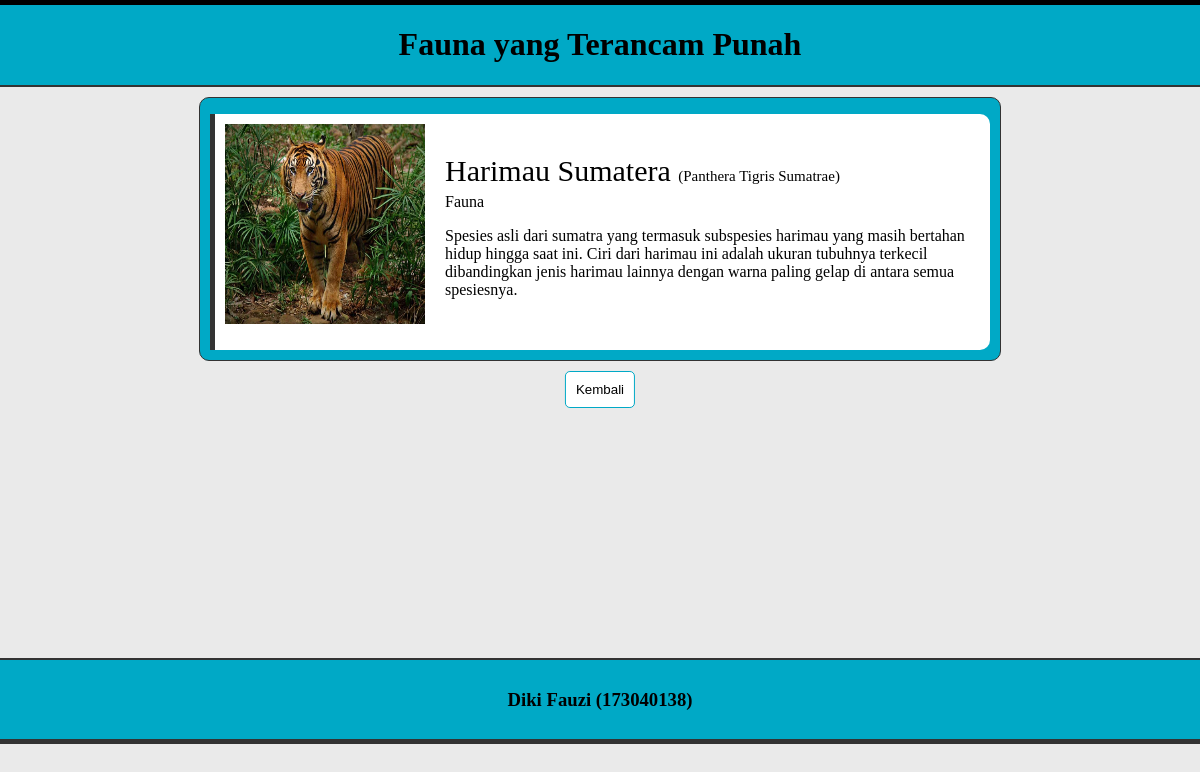
Page /latihan8a/php/profil.php?id=2 on the committed database.
### tables this page shows
CREATE TABLE IF NOT EXISTS `florafauna` (
  `id` int(11) NOT NULL AUTO_INCREMENT,
  `nama` varchar(255) NOT NULL,
  `gambar` varchar(255) NOT NULL,
  `latin` varchar(255) NOT NULL,
  `jenis` varchar(55) NOT NULL,
  `tentang` varchar(255) NOT NULL,
  PRIMARY KEY (`id`)
);

### latihan8a/helper/functions.php (called while the page is built, shortened)
<?php
	$conn = mysqli_connect("localhost","root","","pw_173040138");
 	function query($query) {
 		global $conn;
	 	$result = mysqli_query($conn, $query);
		$rows = [];
		while ($row = mysqli_fetch_assoc($result)){
			$rows[] = $row;
		}
		return $rows;
 	}
?>

### latihan8a/php/profil.php (the view, shortened to what this page needs)
<?php
	include '../helper/functions.php';
	$id = $_GET["id"];
	$faunaflora = query("SELECT * FROM florafauna WHERE id = $id")[0];
?>
<!DOCTYPE html>
<html lang="en">
<head>
   <link rel="stylesheet" href="../assets/css/profil.css">
</head>
<body>
<div class="header">
	<h1><?php echo $faunaflora["jenis"]; ?> yang Terancam Punah</h1>
</div>
	<div class="back">
		<div class="isi">
				<p class="gambar"><img src="../assets/img/<?php echo $faunaflora["gambar"]; ?>"></p>
				<p class="nama"><?php echo $faunaflora["nama"]; ?> <span class="latin" >(<?php echo $faunaflora["latin"]; ?>)</span></p>
				<p class="jenis"><?php echo $faunaflora["jenis"]; ?></p>
				<p class="tentang"><?php echo $faunaflora["tentang"]; ?><p>
		</div>
	</div>
	<a href="../index.php"><button type="button" class="btn">Kembali</button></a>
<div class="footer">
	<h3>Diki Fauzi (173040138)</h3>
</div>
</body>
</html>

### latihan8a/assets/css/profil.css (style rules this page uses)
a { text-decoration: none; }
body { margin: 0; background-color: #eaeaea; }
.header { background-color: #00a9c6; width: 100%; text-align: center; border-top: 5px solid black; border-bottom: 2px solid #333333; }
.back { margin-top: 10px; background-color: #00a9c6; border: 1px solid #333333; position: relative; left: 50%; border-radius: 10px; transform: translate(-50%); width: 800px; }
.isi { margin:10px; padding-bottom: 10px; background-color: white; border-left: 5px solid #333333; border-top-right-radius: 10px; border-bottom-right-radius: 10px; }
img { margin-left: -100px; margin: 10px; width: 200px; height: 200px; margin-bottom: 40px; }
.nama { font-size: 30px; margin-top: -230px; margin-left: 230px; }
.latin { font-size: 15px; }
.jenis { font: 20px; margin-top: -25px; margin-left: 230px; }
.tentang { margin-left: 230px; padding-bottom: 25px; }
.footer { background-color: #00a9c6; text-align: center; padding: 10px; margin-top: 250px; border-top: 2px solid #333333; border-bottom: 5px solid #333333; bottom: 0; left: 0; }
.btn { padding: 10px; margin-top: 10px; margin-left: 50%; transform: translate(-50%); border-radius: 5px; background-color: white; border: 1px solid #00a9c6; }

### rows in the picture
florafauna: jenis "Fauna", gambar (picture), nama "Harimau Sumatera", latin "Panthera Tigris Sumatrae", tentang "Spesies asli dari sumatra yang termasuk subspesies harimau yang masih bertahan hidup hingga saat ini. Ciri dari harimau ini adalah ukuran tubuhnya terkecil dibandingkan jenis harimau lainnya dengan warna paling gelap di antara semua spesiesnya."
